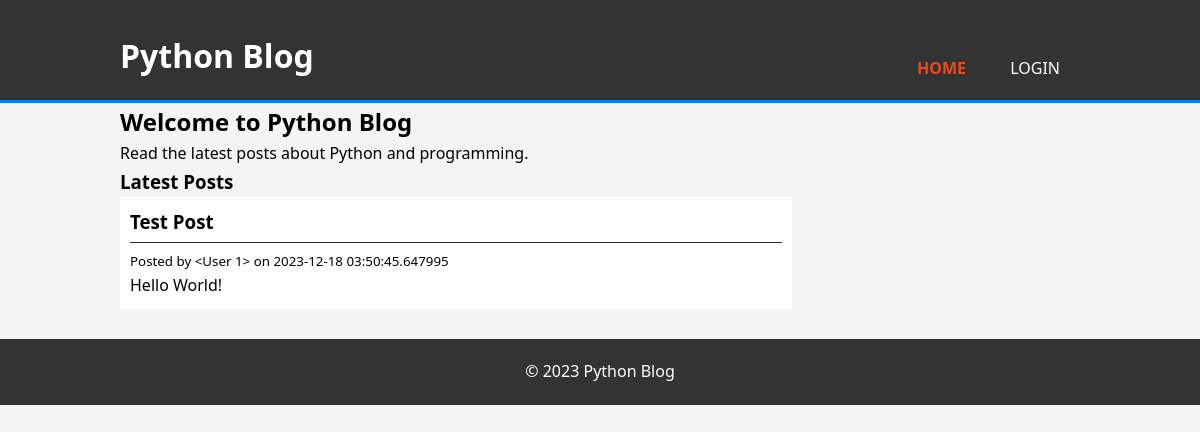
The page / on the database its author committed.
### app/models.py (models this page shows)
class Post(db.Model):
    id = db.Column(db.Integer, primary_key=True)
    title = db.Column(db.String(100), nullable=False)
    content = db.Column(db.Text, nullable=False)
    date_posted = db.Column(db.DateTime, nullable=False, default=datetime.utcnow)
    author_id = db.Column(db.Integer, db.ForeignKey('user.id'), nullable=False)
    published = db.Column(db.Boolean, default=True)

### app/routes.py (the view)
@main_bp.route('/')
def index():
    posts = Post.query.filter_by(published=True).order_by(Post.date_posted.desc()).all()
    return render_template('index.html', posts=posts)

### app/templates/index.html (shortened to what this page needs)
<!DOCTYPE html>
<html lang="en">
<head>
    <link rel="stylesheet" href="{{ url_for('static', filename='css/styles.css') }}">
</head>
<body>
    <header>
        <div class="container">
            <div id="branding">
                <h1>Python Blog</h1>
            </div>
            <nav>
                <ul>
                    <li class="current"><a href="{{ url_for('main.index') }}">Home</a></li>
                    <li><a href="{{ url_for('auth.login') }}">Login</a></li>
                </ul>
            </nav>
        </div>
    </header>
    <section id="showcase">
        <div class="container">
            <h1>Welcome to Python Blog</h1>
            <p>Read the latest posts about Python and programming.</p>
        </div>
    </section>
    <section id="main">
        <div class="container">
            <article id="main-col">
                <h1 class="page-title">Latest Posts</h1>
                {% for post in posts %}
                <div class="post">
                    <h3>{{ post.title }}</h3>
                    <small>Posted by {{ post.author }} on {{ post.date_posted }}</small>
                    <p>{{ post.content }}</p>
                </div>
                {% endfor %}
            </article>
        </div>
    </section>
    <footer>
        <p>&copy; 2023 Python Blog</p>
    </footer>
</body>
</html>

### app/static/css/styles.css (style rules this page uses)
body, h1, h2, h3, h4, h5, h6, p, .button { margin: 0; padding: 0; }
body { font-family: 'Segoe UI', Tahoma, Geneva, Verdana, sans-serif; line-height: 1.6; padding: 0; margin: 0; background: #f4f4f4; }
.container { width: 80%; margin: auto; overflow: hidden; }
header { background: #333; color: #fff; padding-top: 30px; min-height: 70px; border-bottom: #007bff 3px solid; }
header a { color: #fff; text-decoration: none; text-transform: uppercase; font-size: 16px; }
header ul { padding: 0; list-style: none; }
header li { display: inline; padding: 0 20px 0 20px; }
header #branding { float: left; }
header #branding h1 { margin: 0; }
header nav { float: right; margin-top: 10px; }
header .highlight, header .current a { color: #e8491d; font-weight: bold; }
article#main-col { float: left; width: 70%; }
.post { background: #fff; padding: 10px; margin-bottom: 10px; }
.post h3 { border-bottom: 1px #333 solid; padding-bottom: 5px; margin-bottom: 5px; }
footer { padding: 20px; margin-top: 20px; color: #ffffff; background-color: #333; text-align: center; }

### rows shown on the page
Post: title "Test Post", author "<User 1>", date_posted "2023-12-18 03:50:45.647995", content "Hello World!"
